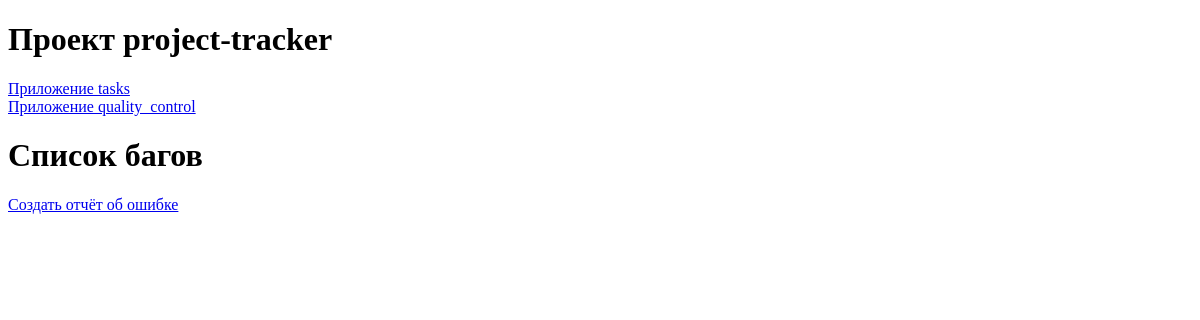
The app's page /quality_control/bugs/, older data.
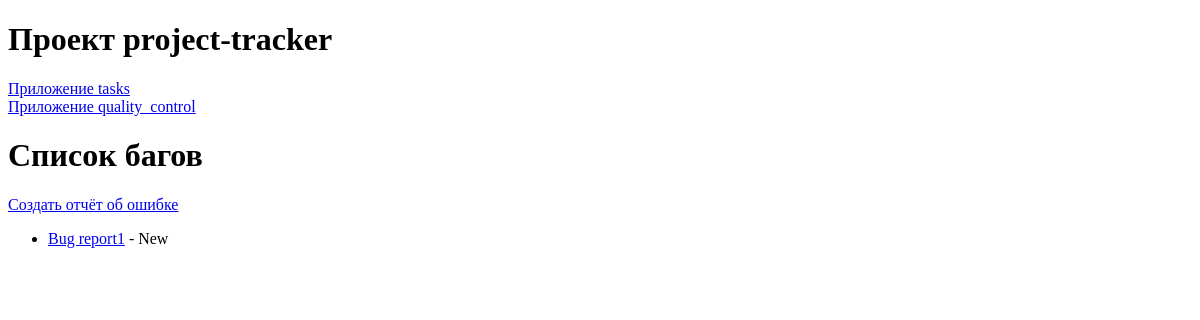
The same page, newer data.
### quality_control/models.py (models this page shows, shortened)
class BugReport(models.Model):
    STATUS_CHOICES = [
        ('New', 'Новая'),
        ('In_progress', 'В работе'),
        ('Completed', 'Завершена')
    ]
    title = models.CharField(max_length=100)
    description = models.TextField()
    project = models.ForeignKey(
        Project,
        related_name='BugReport',
        on_delete=models.CASCADE
    )
    task = models.ForeignKey(
        Task,
        related_name='BugReport',
        on_delete=models.SET_NULL,
        null=True,
        blank=True
    )
    status = models.CharField(
        max_length=50,
        choices=STATUS_CHOICES,
        default='New'
    )
    priority = models.IntegerField()
    created_at = models.DateTimeField(auto_now_add=True)
    updated_at = models.DateTimeField(auto_now=True)

### quality_control/views.py (the view)
# urls.py: path('bugs/', views.bug_list, name='bug_list'),
def bug_list(request):
    bug_list = BugReport.objects.all()
    return render(request, 'quality_control/bug_list.html', {'bug_list': bug_list})

### quality_control/templates/quality_control/bug_list.html
{% extends 'base/base.html' %}
{% block content %}
    <h1>Список багов</h1>
    <p><a href="{% url 'quality_control:bug_report_form' %}">Создать отчёт об ошибке</a></p>
    <ul>
        {% for bug in bug_list %}
            <li><a href="{% url 'quality_control:bug_detail' bug.id %}">{{ bug.title }}</a> - {{ bug.status }}</li>
        {% endfor %}
    </ul>
{% endblock %}

Row changes from the older to the newer data that the page shows:
added BugReport: title "Bug report1", status "New"
